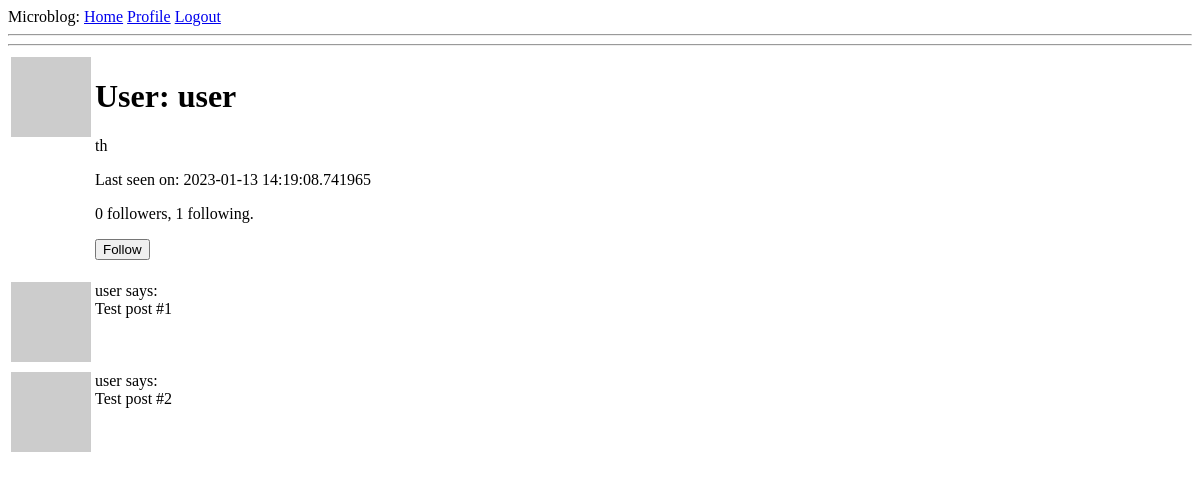
The page /user/user (signed in) on the database as committed earlier.
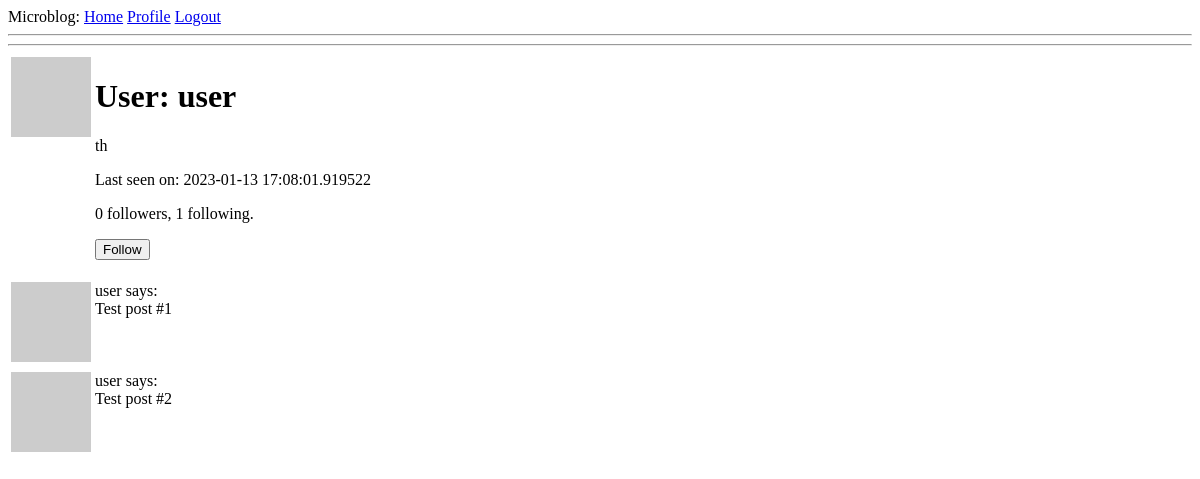
The same page on the database as committed later.
### app/models.py (models this page shows, shortened)
class User(UserMixin, db.Model):
    id = db.Column(db.Integer, primary_key=True)
    username = db.Column(db.String(64), index=True, unique=True)
    email = db.Column(db.String(120), index=True, unique=True)
    password_hash = db.Column(db.String(128))
    posts = db.relationship('Post', backref='author', lazy='dynamic')
    about_me = db.Column(db.String(140))
    last_seen = db.Column(db.DateTime, default=datetime.utcnow)
    followed = db.relationship(
        'User', secondary=followers,
        primaryjoin=(followers.c.follower_id == id),
        secondaryjoin=(followers.c.followed_id == id),
        backref=db.backref('followers', lazy='dynamic'), lazy='dynamic')
    def avatar(self, size):
        digest = md5(self.email.lower().encode('utf-8')).hexdigest()
        return 'https://www.gravatar.com/avatar/{}?d=identicon&s={}'.format(
            digest, size)
    def is_following(self, user):
        return self.followed.filter(
            followers.c.followed_id == user.id).count() > 0

### app/routes.py (the view)
@app.route('/user/<username>')
@login_required
def user(username):
    user = User.query.filter_by(username=username).first_or_404()
    posts = [
        {'author': user, 'body': 'Test post #1'},
        {'author': user, 'body': 'Test post #2'}
    ]
    form = EmptyForm()
    return render_template('user.html', user=user, posts=posts, form=form)

### app/forms.py
class EmptyForm(FlaskForm):
    submit = SubmitField('Submit')

### app/models.py (called while the page is built)
@login.user_loader
def load_user(id):
    return User.query.get(int(id))

### app/routes.py (called while the page is built)
@app.before_request
def before_request():
    if current_user.is_authenticated:
        current_user.last_seen = datetime.utcnow()
        db.session.commit()

### app/templates/user.html (shortened to what this page needs)
{% extends "base.html" %}
{% block content %}
    <table>
        <tr valign="top">
            <td><img src="{{ user.avatar(128) }}"></td>
            <td>
                <h1>
                    User: {{ user.username }}
                </h1>
                {% if user.about_me %}
                <p>{{ user.about_me }}</p>
                {% endif %}
                {% if user.last_seen %}
                <p>Last seen on: {{ user.last_seen }}</p>
                {% endif %}
                <p>{{ user.followers.count() }} followers, {{ user.followed.count() }} following.</p>
                {% if user == current_user %}
                <p><a href="{{ url_for('edit_profile') }}">Edit your profile</a></p>
                {% elif not current_user.is_following(user) %}
                <p>
                <form action="{{ url_for('follow', username=user.username) }}" method="post">
                    {{ form.submit(value='Follow') }}
                </form>
                </p>
                {% endif %}
            </td>
        </tr>
    {% for post in posts %}
        {% include '_post.html' %}
    {% endfor %}
{% endblock %}

### app/templates/base.html (shortened to what this page needs)
<!DOCTYPE html>
<html lang="en">
    <head>
    </head>
    <body>
        <div>Microblog:
            <a href="{{ url_for('index') }}">Home</a>
            {% if current_user.is_anonymous %}
            <a href="{{ url_for('login') }}">Login</a>
            {% else %}
            <a href="{{ url_for('user', username=current_user.username)}}">Profile</a>
            <a href="{{ url_for('logout') }}">Logout</a>
            {% endif %}
        </div>
        <hr>
        <hr>
        {% block content %}{% endblock %}
    </body>
</html>

### app/templates/_post.html
<table>
  <tr valign="top">
    <td><img src="{{ post.author.avatar(36) }}"></td>
    <td>{{ post.author.username }} says:<br>{{ post.body }}</td>
  </tr>
</table>

Rows that differ between the two databases and show on the page:
changed User "user": last_seen "2023-01-13 14:19:08.741965" → "2023-01-13 17:08:01.919522"
